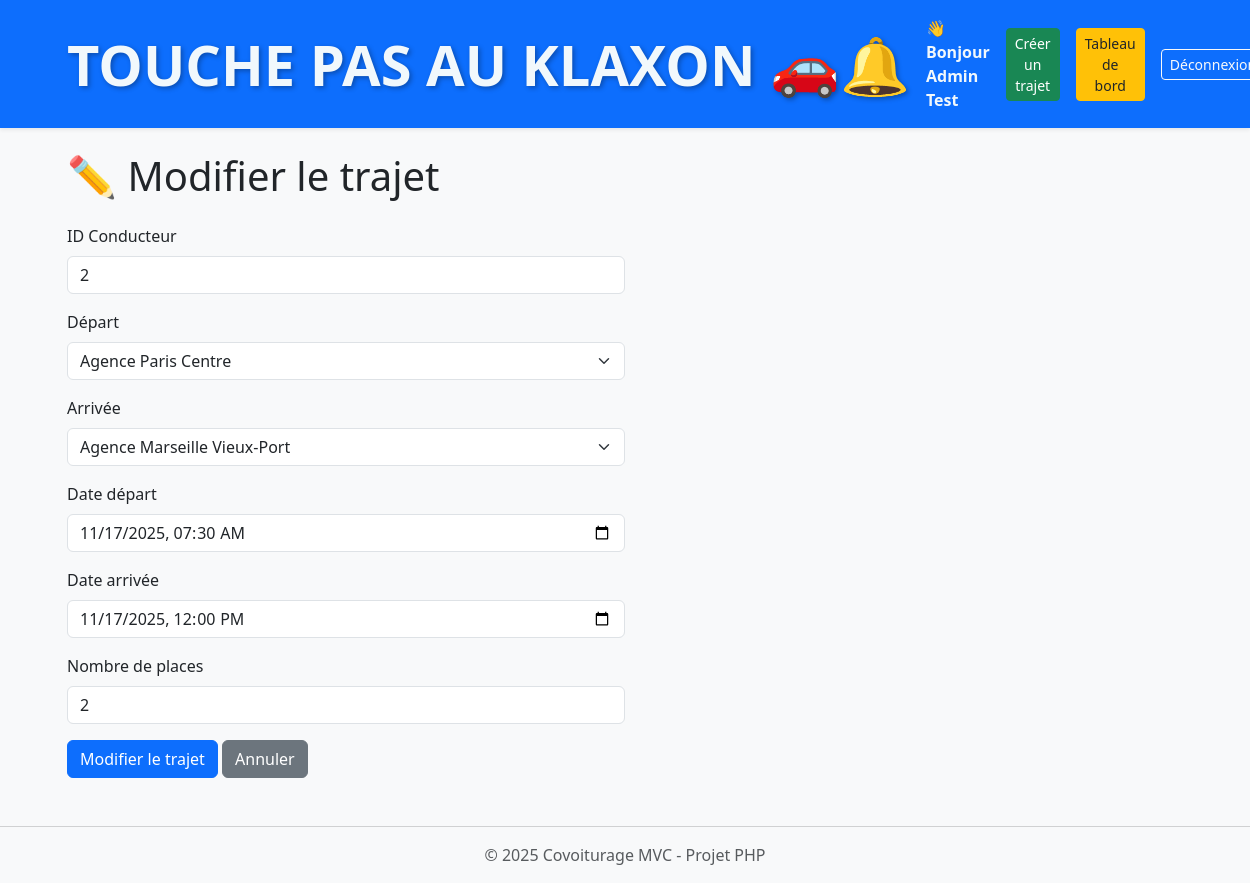
The page /trajet/edit/3 (signed in) on the database its author committed.
### tables this page shows
CREATE TABLE trajets (
    id INT AUTO_INCREMENT PRIMARY KEY,  
    user_id INT NOT NULL,               
    depart_id INT NOT NULL,             
    arrivee_id INT NOT NULL,            
    date_depart DATETIME NOT NULL,      
    date_arrivee DATETIME NOT NULL,     
    places_total INT NOT NULL CHECK (places_total > 0),  
    places_dispo INT NOT NULL CHECK (places_dispo >= 0), 
    created_at TIMESTAMP DEFAULT CURRENT_TIMESTAMP,       

     
    CONSTRAINT fk_user FOREIGN KEY (user_id) REFERENCES users(id) ON DELETE CASCADE,
    CONSTRAINT fk_depart FOREIGN KEY (depart_id) REFERENCES agences(id) ON DELETE RESTRICT,
    CONSTRAINT fk_arrivee FOREIGN KEY (arrivee_id) REFERENCES agences(id) ON DELETE RESTRICT
);

CREATE TABLE agences (
    id INT AUTO_INCREMENT PRIMARY KEY,  
    nom VARCHAR(150) NOT NULL,          
    ville VARCHAR(150) NOT NULL,        
    adresse VARCHAR(255) NOT NULL       
);

### app/Controllers/TrajetController.php (called while the page is built, shortened)
<?php
require_once __DIR__ . '/../../config.php';
require_once __DIR__ . '/../Models/Trajet.php';
require_once __DIR__ . '/../Models/Agence.php';
class TrajetController {
    public function editForm($id) {
        global $pdo;
        $trajetModel = new Trajet($pdo);
        $trajet = $trajetModel->find($id);
        $agenceModel = new Agence($pdo);
        $agences = $agenceModel->all();
        include __DIR__ . '/../Views/trajet_edit.php';
    }
}

### app/Models/Trajet.php (called while the page is built, shortened)
<?php
class Trajet {
    private $pdo;
    public function __construct($pdo) {
        $this->pdo = $pdo;
    }
    public function find($id) {
        $stmt = $this->pdo->prepare("
            SELECT
                t.id,
                t.user_id,
                t.depart_id,
                t.arrivee_id,
                t.date_depart,
                t.date_arrivee,
                t.places_total,
                t.places_dispo,
                CONCAT(u.prenom, ' ', u.nom) AS conducteur,
                u.email,
                a1.nom AS depart,
                a2.nom AS arrivee
            FROM trajets t
            JOIN users u ON t.user_id = u.id
            JOIN agences a1 ON t.depart_id = a1.id
            JOIN agences a2 ON t.arrivee_id = a2.id
            WHERE t.id = :id
            LIMIT 1
        ");
        $stmt->execute([':id' => $id]);
        return $stmt->fetch(PDO::FETCH_ASSOC);
    }
}

### app/Models/Agence.php (called while the page is built, shortened)
<?php
class Agence {
    private $pdo;
    public function __construct($pdo) {
        $this->pdo = $pdo;
    }
    public function all() {
        $stmt = $this->pdo->query("SELECT * FROM agences");
        return $stmt->fetchAll(PDO::FETCH_ASSOC);
    }
}

### app/Views/trajet_edit.php (the view, shortened to what this page needs)
<?php
include __DIR__ . '/header.php';
?>
<div class="container mt-4">
    <h1 class="mb-4">✏️ Modifier le trajet</h1>
    <form method="post" action="/covoiturage/trajet/edit/<?= $trajet['id'] ?>" class="w-50">
        <div class="mb-3">
            <label for="user_id" class="form-label">ID Conducteur</label>
            <input type="number" name="user_id" id="user_id" class="form-control"
                   value="<?= htmlspecialchars($trajet['user_id']) ?>" required>
        </div>
        <div class="mb-3">
            <label for="depart_id" class="form-label">Départ</label>
            <select name="depart_id" id="depart_id" class="form-select">
                <?php foreach($agences as $a): ?>
                    <option value="<?= $a['id'] ?>" <?= $trajet['depart_id'] == $a['id'] ? 'selected' : '' ?>>
                        <?= htmlspecialchars($a['nom']) ?>
                    </option>
                <?php endforeach; ?>
            </select>
        </div>
        <div class="mb-3">
            <label for="arrivee_id" class="form-label">Arrivée</label>
            <select name="arrivee_id" id="arrivee_id" class="form-select">
                <?php foreach($agences as $a): ?>
                    <option value="<?= $a['id'] ?>" <?= $trajet['arrivee_id'] == $a['id'] ? 'selected' : '' ?>>
                        <?= htmlspecialchars($a['nom']) ?>
                    </option>
                <?php endforeach; ?>
            </select>
        </div>
        <div class="mb-3">
            <label for="date_depart" class="form-label">Date départ</label>
            <input type="datetime-local" name="date_depart" id="date_depart" class="form-control"
                   value="<?= date('Y-m-d\TH:i', strtotime($trajet['date_depart'])) ?>" required>
        </div>
        <div class="mb-3">
            <label for="date_arrivee" class="form-label">Date arrivée</label>
            <input type="datetime-local" name="date_arrivee" id="date_arrivee" class="form-control"
                   value="<?= date('Y-m-d\TH:i', strtotime($trajet['date_arrivee'])) ?>" required>
        </div>
        <div class="mb-3">
            <label for="places_total" class="form-label">Nombre de places</label>
            <input type="number" name="places_total" id="places_total" class="form-control"
                   value="<?= htmlspecialchars($trajet['places_total']) ?>" required>
        </div>
        <button type="submit" class="btn btn-primary">Modifier le trajet</button>
        <a href="/covoiturage/" class="btn btn-secondary">Annuler</a>
    </form>
</div>
<?php
include __DIR__ . '/footer.php';
?>

### rows shown on the page
trajets: user_id "2", depart_id "Agence Paris Centre", arrivee_id "Agence Marseille Vieux-Port", date_depart "11/17/2025 07:30", date_arrivee "11/17/2025 12:00", places_total "2"

### other values the page prints
$_SESSION['user']['prenom'] . ' ' . $_SESSION['user']['nom'] "Admin Test"
